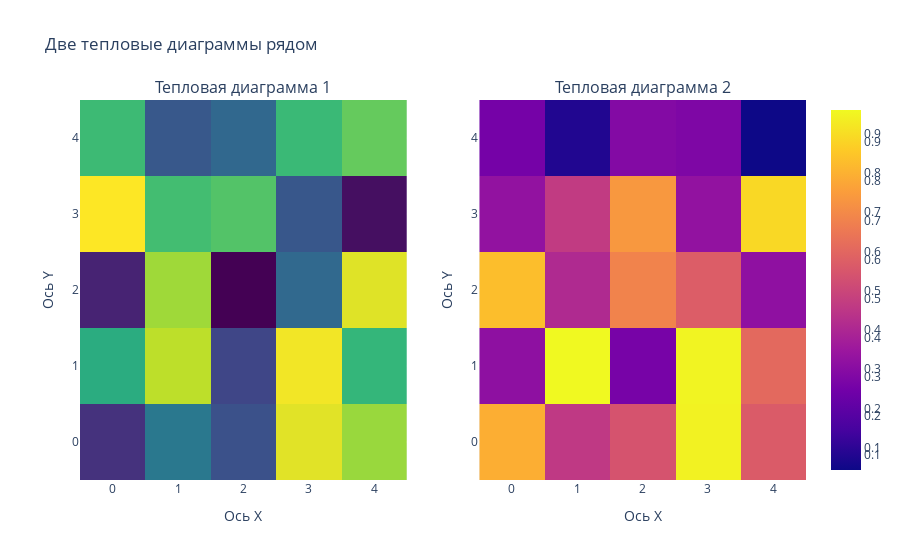

Notebook code for this chart:
### Code cell
import plotly.graph_objects as go
from plotly.subplots import make_subplots
import numpy as np

# Создаем данные для тепловых диаграмм
data1 = np.random.rand(5, 5)  # Первая матрица 5x5
data2 = np.random.rand(5, 5)  # Вторая матрица 5x5

# Создаем подграфики: 1 строка, 2 столбца
fig = make_subplots(rows=1, cols=2, subplot_titles=("Тепловая диаграмма 1", "Тепловая диаграмма 2"))

# Добавляем первую тепловую диаграмму (в первый столбец)
fig.add_trace(go.Heatmap(z=data1, colorscale='Viridis'), row=1, col=1)

# Добавляем вторую тепловую диаграмму (во второй столбец)
fig.add_trace(go.Heatmap(z=data2, colorscale='Plasma'), row=1, col=2)

# Настраиваем оси и заголовки
fig.update_xaxes(title_text="Ось X", row=1, col=1)
fig.update_yaxes(title_text="Ось Y", row=1, col=1)
fig.update_xaxes(title_text="Ось X", row=1, col=2)
fig.update_yaxes(title_text="Ось Y", row=1, col=2)

# Настраиваем общий заголовок
fig.update_layout(title_text="Две тепловые диаграммы рядом")

# Отображаем график
fig.show()

### Figure 1 — Plotly figure (JSON) as saved in the notebook; plotly's stock layout.template omitted (floating-point values rounded to 4 significant figures)
{"data": [{"colorscale": [[0, "#440154"], [0.1111, "#482878"], [0.2222, "#3e4989"], [0.3333, "#31688e"], [0.4444, "#26828e"], [0.5556, "#1f9e89"], [0.6667, "#35b779"], [0.7778, "#6ece58"], [0.8889, "#b5de2b"], [1, "#fde725"]], "type": "heatmap", "xaxis": "x", "yaxis": "y", "z": [[0.177, 0.4125, 0.2728, 0.9201, 0.8183], [0.6095, 0.8699, 0.2374, 0.9443, 0.6498], [0.132, 0.8271, 0.04284, 0.3515, 0.9182], [0.9602, 0.679, 0.7076, 0.2934, 0.07982], [0.6691, 0.2964, 0.3487, 0.6634, 0.7395]]}, {"colorscale": [[0, "#0d0887"], [0.1111, "#46039f"], [0.2222, "#7201a8"], [0.3333, "#9c179e"], [0.4444, "#bd3786"], [0.5556, "#d8576b"], [0.6667, "#ed7953"], [0.7778, "#fb9f3a"], [0.8889, "#fdca26"], [1, "#f0f921"]], "type": "heatmap", "xaxis": "x2", "yaxis": "y2", "z": [[0.8129, 0.4784, 0.5615, 0.9661, 0.5844], [0.3347, 0.9818, 0.2779, 0.9713, 0.6279], [0.8502, 0.4283, 0.702, 0.5907, 0.3377], [0.3438, 0.4843, 0.7579, 0.345, 0.9099], [0.2731, 0.09864, 0.307, 0.2957, 0.06216]]}], "layout": {"annotations": [{"font": {"size": 16}, "showarrow": false, "text": "Тепловая диаграмма 1", "x": 0.225, "xanchor": "center", "xref": "paper", "y": 1, "yanchor": "bottom", "yref": "paper"}, {"font": {"size": 16}, "showarrow": false, "text": "Тепловая диаграмма 2", "x": 0.775, "xanchor": "center", "xref": "paper", "y": 1, "yanchor": "bottom", "yref": "paper"}], "title": {"text": "Две тепловые диаграммы рядом"}, "xaxis": {"anchor": "y", "domain": [0, 0.45], "title": {"text": "Ось X"}}, "xaxis2": {"anchor": "y2", "domain": [0.55, 1], "title": {"text": "Ось X"}}, "yaxis": {"anchor": "x", "domain": [0, 1], "title": {"text": "Ось Y"}}, "yaxis2": {"anchor": "x2", "domain": [0, 1], "title": {"text": "Ось Y"}}}}
